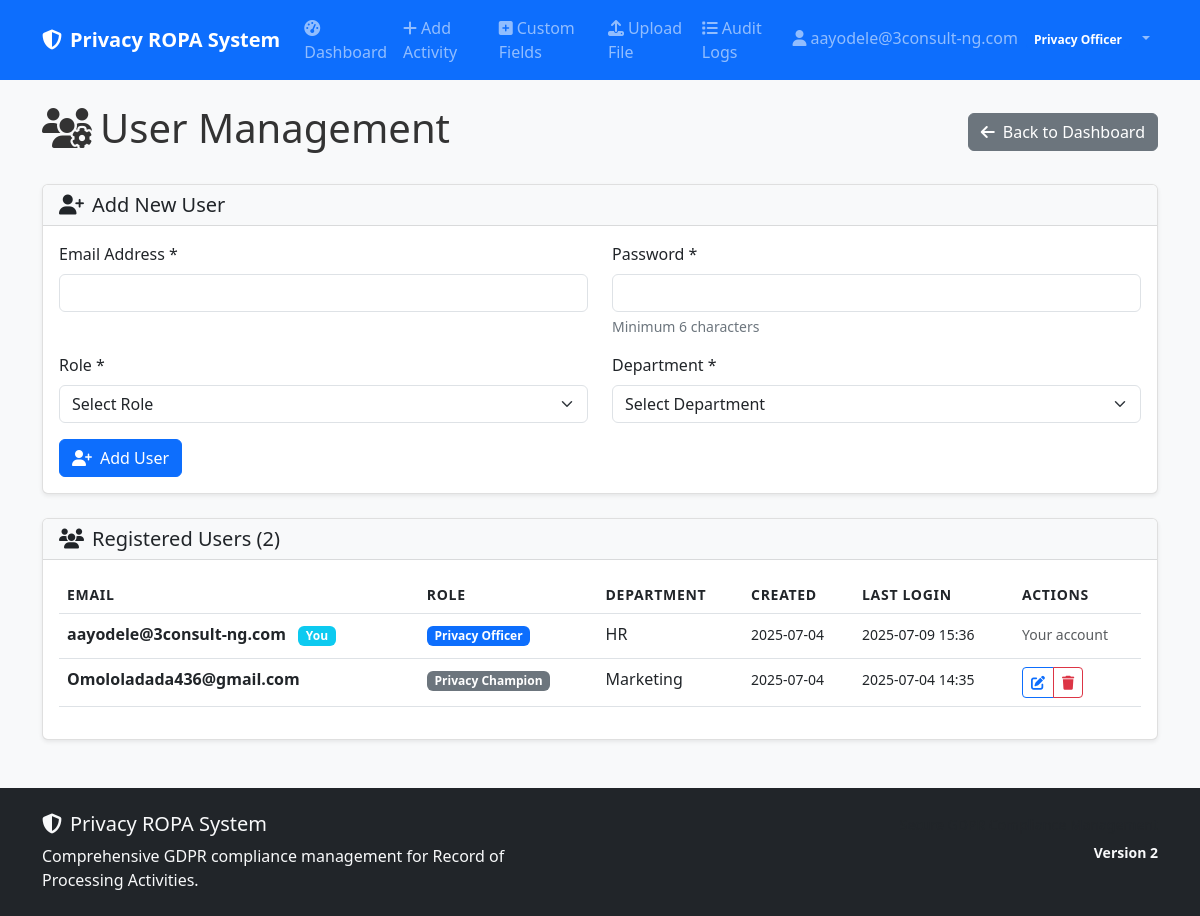
Page /user-management (signed in) on the earlier database version.
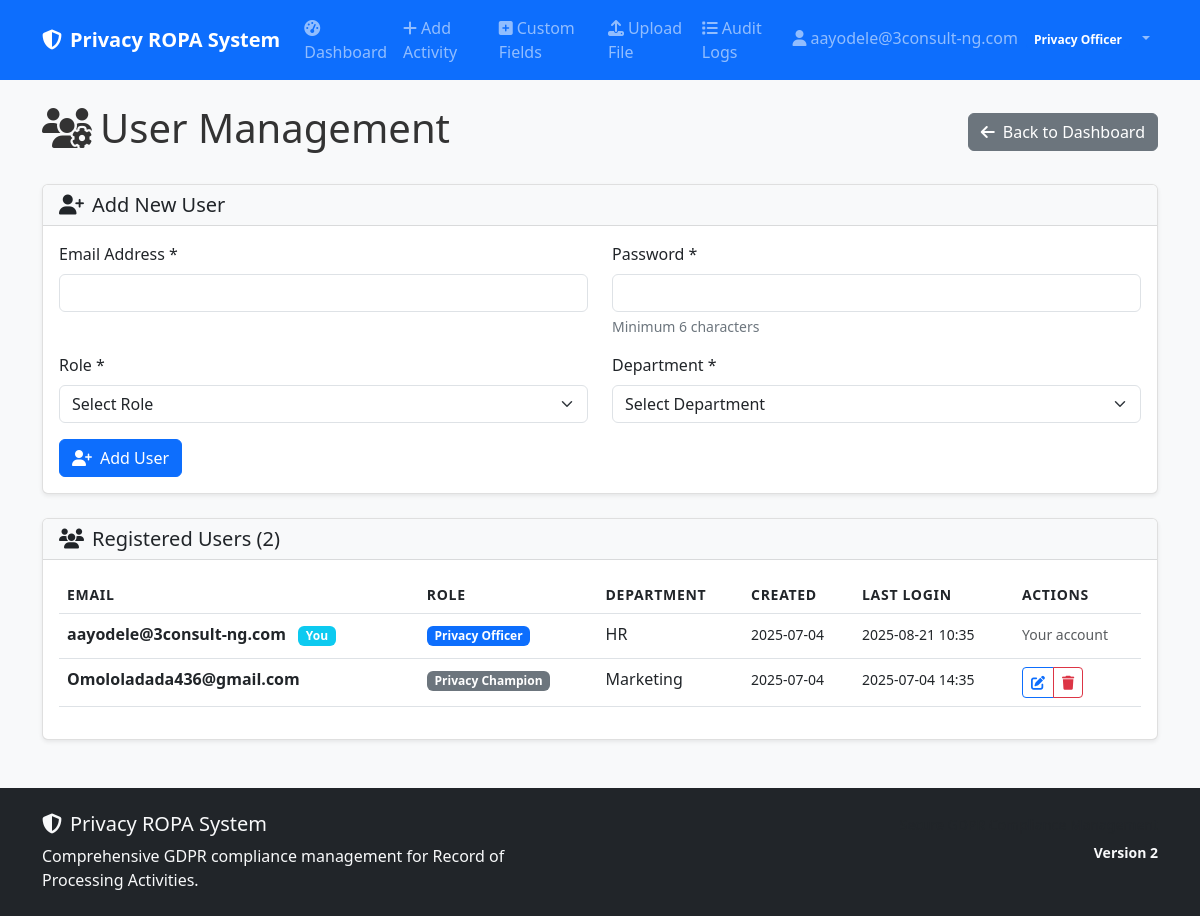
Same page on the later database version.
### models.py (models this page shows)
class User(UserMixin, db.Model):
    __tablename__ = 'users'
    id = db.Column(Integer, primary_key=True)
    email = db.Column(String(120), unique=True, nullable=False)
    password_hash = db.Column(String(256), nullable=False)
    role = db.Column(String(50), nullable=False, default='Privacy Champion')
    department = db.Column(String(100))
    created_at = db.Column(DateTime, default=datetime.utcnow)
    last_login = db.Column(DateTime)
    ropa_records = db.relationship('ROPARecord', foreign_keys='ROPARecord.created_by', backref='creator', lazy=True)

### app.py (the view)
@app.route('/user-management')
@login_required
def user_management():
    if current_user.role != 'Privacy Officer':
        abort(403)
    users = models.User.query.all()
    return render_template('user_management.html', users=users)

### app.py (called while the page is built)
@login_manager.user_loader
def load_user(user_id):
    return models.User.query.get(int(user_id))

### templates/user_management.html (shortened to what this page needs)
{% extends "base.html" %}
{% block content %}
<div class="d-flex justify-content-between align-items-center mb-4">
    <h1><i class="fas fa-users-cog me-2"></i>User Management</h1>
    <a href="{{ url_for('privacy_officer_dashboard') }}" class="btn btn-secondary">
        <i class="fas fa-arrow-left me-2"></i>Back to Dashboard
    </a>
</div>
<div class="card mb-4">
    <div class="card-header">
        <h5 class="mb-0">
            <i class="fas fa-user-plus me-2"></i>Add New User
        </h5>
    </div>
    <div class="card-body">
        <form method="POST" action="{{ url_for('add_user') }}">
            <div class="row">
                <div class="col-md-6 mb-3">
                    <label for="email" class="form-label">Email Address *</label>
                    <input type="email" class="form-control" id="email" name="email" required>
                </div>
                <div class="col-md-6 mb-3">
                    <label for="password" class="form-label">Password *</label>
                    <input type="password" class="form-control" id="password" name="password" required minlength="6">
                    <div class="form-text">Minimum 6 characters</div>
                </div>
            </div>
            <div class="row">
                <div class="col-md-6 mb-3">
                    <label for="role" class="form-label">Role *</label>
                    <select class="form-select" id="role" name="role" required>
                        <option value="">Select Role</option>
                    </select>
                </div>
                <div class="col-md-6 mb-3">
                    <label for="department" class="form-label">Department *</label>
                    <select class="form-select" id="department" name="department" required>
                        <option value="">Select Department</option>
                    </select>
                </div>
            </div>
            <button type="submit" class="btn btn-primary">
                <i class="fas fa-user-plus me-2"></i>Add User
            </button>
        </form>
    </div>
</div>
<div class="card">
    <div class="card-header">
        <h5 class="mb-0">
            <i class="fas fa-users me-2"></i>Registered Users ({{ users|length }})
        </h5>
    </div>
    <div class="card-body">
        {% if users %}
            <div class="table-responsive">
                <table class="table table-hover">
                    <thead>
                        <tr>
                            <th>Email</th>
                            <th>Role</th>
                            <th>Department</th>
                            <th>Created</th>
                            <th>Last Login</th>
                            <th>Actions</th>
                        </tr>
                    </thead>
                    <tbody>
                        {% for user in users %}
                        <tr>
                            <td>
                                <strong>{{ user.email }}</strong>
                                {% if user.id == current_user.id %}
                                    <span class="badge bg-info ms-2">You</span>
                                {% endif %}
                            </td>
                            <td>
                                <span class="badge bg-{% if user.role == 'Privacy Officer' %}primary{% else %}secondary{% endif %}">
                                    {{ user.role }}
                                </span>
                            </td>
                            <td>{{ user.department or 'N/A' }}</td>
                            <td>
                                <small>{{ user.created_at.strftime('%Y-%m-%d') if user.created_at else 'N/A' }}</small>
                            </td>
                            <td>
                                <small>{{ user.last_login.strftime('%Y-%m-%d %H:%M') if user.last_login else 'Never' }}</small>
                            </td>
                            <td>
                                {% if user.id != current_user.id %}
                                <div class="btn-group btn-group-sm" role="group">
                                    <button type="button" class="btn btn-outline-primary"
                                            onclick="editUser({{ user.id }}, '{{ user.email }}', '{{ user.role }}', '{{ user.department }}')">
                                        <i class="fas fa-edit"></i>
                                    </button>
                                    <button type="button" class="btn btn-outline-danger"
                                            onclick="deleteUser({{ user.id }}, '{{ user.email }}')">
                                        <i class="fas fa-trash"></i>
                                    </button>
                                </div>
                                {% else %}
                                <small class="text-muted">Your account</small>
                                {% endif %}
                            </td>
                        </tr>
                        {% endfor %}
                    </tbody>
                </table>
            </div>
        {% else %}
            <div class="text-center py-4">
                <i class="fas fa-users fa-3x text-muted mb-3"></i>
                <h5>No Users Found</h5>
                <p class="text-muted">Add the first user to get started.</p>
            </div>
        {% endif %}
    </div>
</div>
{% endblock %}

### templates/base.html (shortened to what this page needs)
<!DOCTYPE html>
<html lang="en" data-bs-theme="light">
<head>
    <link href="https://cdn.jsdelivr.net/npm/bootstrap@5.3.0/dist/css/bootstrap.min.css" rel="stylesheet">
    <link href="https://cdnjs.cloudflare.com/ajax/libs/font-awesome/6.4.0/css/all.min.css" rel="stylesheet">
    <link href="{{ url_for('static', filename='css/custom.css') }}" rel="stylesheet">
</head>
<body>
    <nav class="navbar navbar-expand-lg navbar-dark bg-primary">
        <div class="container">
            <a class="navbar-brand fw-bold" href="{{ url_for('index') }}">
                <i class="fas fa-shield-alt me-2"></i>Privacy ROPA System
            </a>
            {% if current_user.is_authenticated %}
            <div class="collapse navbar-collapse" id="navbarNav">
                <ul class="navbar-nav me-auto">
                    <li class="nav-item">
                        <a class="nav-link" href="{{ url_for('index') }}">
                            <i class="fas fa-tachometer-alt me-1"></i>Dashboard
                        </a>
                    </li>
                    <li class="nav-item">
                        <a class="nav-link" href="{{ url_for('add_activity') }}">
                            <i class="fas fa-plus me-1"></i>Add Activity
                        </a>
                    </li>
                    <li class="nav-item">
                        <a class="nav-link" href="{{ url_for('custom_tabs') }}">
                            <i class="fas fa-plus-square me-1"></i>Custom Fields
                        </a>
                    </li>
                    {% if current_user.role == 'Privacy Officer' %}
                    <li class="nav-item">
                        <a class="nav-link" href="{{ url_for('upload_file') }}">
                            <i class="fas fa-upload me-1"></i>Upload File
                        </a>
                    </li>
                    <li class="nav-item">
                        <a class="nav-link" href="{{ url_for('audit_logs') }}">
                            <i class="fas fa-list me-1"></i>Audit Logs
                        </a>
                    </li>
                    {% endif %}
                </ul>
                <ul class="navbar-nav">
                    <li class="nav-item dropdown">
                        <a class="nav-link dropdown-toggle" href="#" role="button" data-bs-toggle="dropdown">
                            <i class="fas fa-user me-1"></i>{{ current_user.email }}
                            <span class="badge bg-primary ms-1">{{ current_user.role }}</span>
                        </a>
                    </li>
                </ul>
            </div>
            {% endif %}
        </div>
    </nav>
    <main class="container my-4">
        {% block content %}{% endblock %}
    </main>
    <footer class="bg-dark text-light py-4 mt-5">
        <div class="container">
            <div class="row">
                <div class="col-md-6">
                    <h5><i class="fas fa-shield-alt me-2"></i>Privacy ROPA System</h5>
                    <p class="mb-0">Comprehensive GDPR compliance management for Record of Processing Activities.</p>
                </div>
                <div class="col-md-6 text-md-end">
                    <p class="mb-0">
                        <small class="text-muted">
                        </small>
                    </p>
                    <p class="mb-0 mt-1">
                        <small class="text-light fw-bold">
                            Version 2
                        </small>
                    </p>
                </div>
            </div>
        </div>
    </footer>
</body>
</html>

### static/css/custom.css (style rules this page uses)
body { background-color: #f8f9fa; color: #333; }
.navbar-brand { font-weight: 600; }
.card { box-shadow: 0 0.125rem 0.25rem rgba(0, 0, 0, 0.075); border: 1px solid rgba(0, 0, 0, 0.125); }
.card-header { background-color: var(--bs-gray-100); border-bottom: 1px solid rgba(0, 0, 0, 0.125); }
.badge { margin-right: 0.25rem; margin-bottom: 0.25rem; }
.table-responsive { border-radius: 0.375rem; }
.table th { border-top: none; font-weight: 600; text-transform: uppercase; font-size: 0.875rem; letter-spacing: 0.05em; }
.btn-group .btn { margin-right: 0; }
.form-label { font-weight: 500; margin-bottom: 0.5rem; }
.form-text { font-size: 0.875rem; color: var(--bs-gray-600); }

Differences in the rows shown:
changed User "aayodele@3consult-ng.com": last_login "2025-07-09 15:36" → "2025-08-21 10:35"
